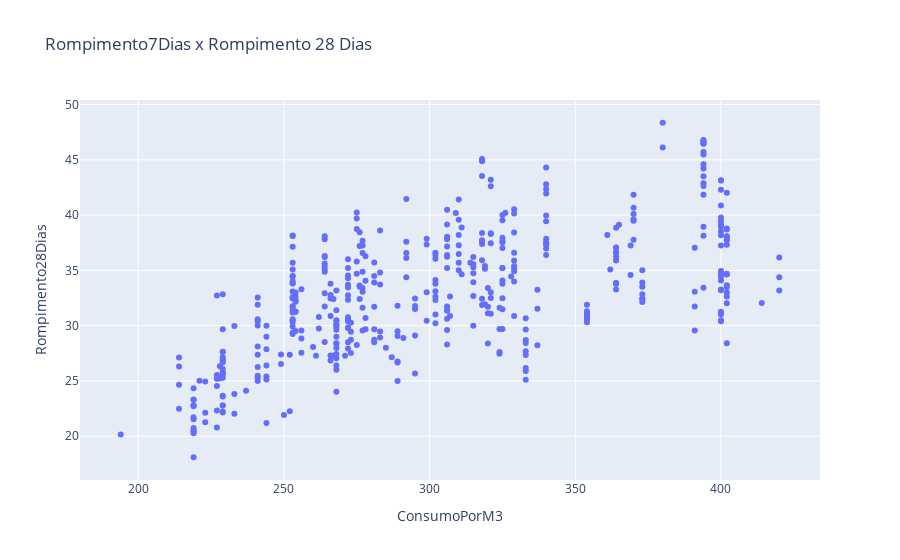

Notebook code cell kept with this figure:
### Code cell
fig = px.scatter(dados_aglomerante, x="ConsumoPorM3", y="Rompimento28Dias", title='Rompimento7Dias x Rompimento 28 Dias')
fig.show()

### Figure 1 — Plotly figure (JSON) as saved in the notebook; plotly's stock layout.template omitted (floating-point values rounded to 4 significant figures; data arrays with more than 128 entries replaced by an {"elided": "..."} marker saying what was removed)
{"data": [{"hovertemplate": "ConsumoPorM3=%{x}<br>Rompimento28Dias=%{y}<extra></extra>", "legendgroup": "", "marker": {"color": "#636efa", "symbol": "circle"}, "mode": "markers", "name": "", "orientation": "v", "showlegend": false, "type": "scatter", "x": {"elided": "455 int values"}, "xaxis": "x", "y": {"elided": "455 float values"}, "yaxis": "y"}], "layout": {"legend": {"tracegroupgap": 0}, "title": {"text": "Rompimento7Dias x Rompimento 28 Dias"}, "xaxis": {"anchor": "y", "domain": [0, 1], "title": {"text": "ConsumoPorM3"}}, "yaxis": {"anchor": "x", "domain": [0, 1], "title": {"text": "Rompimento28Dias"}}}}
